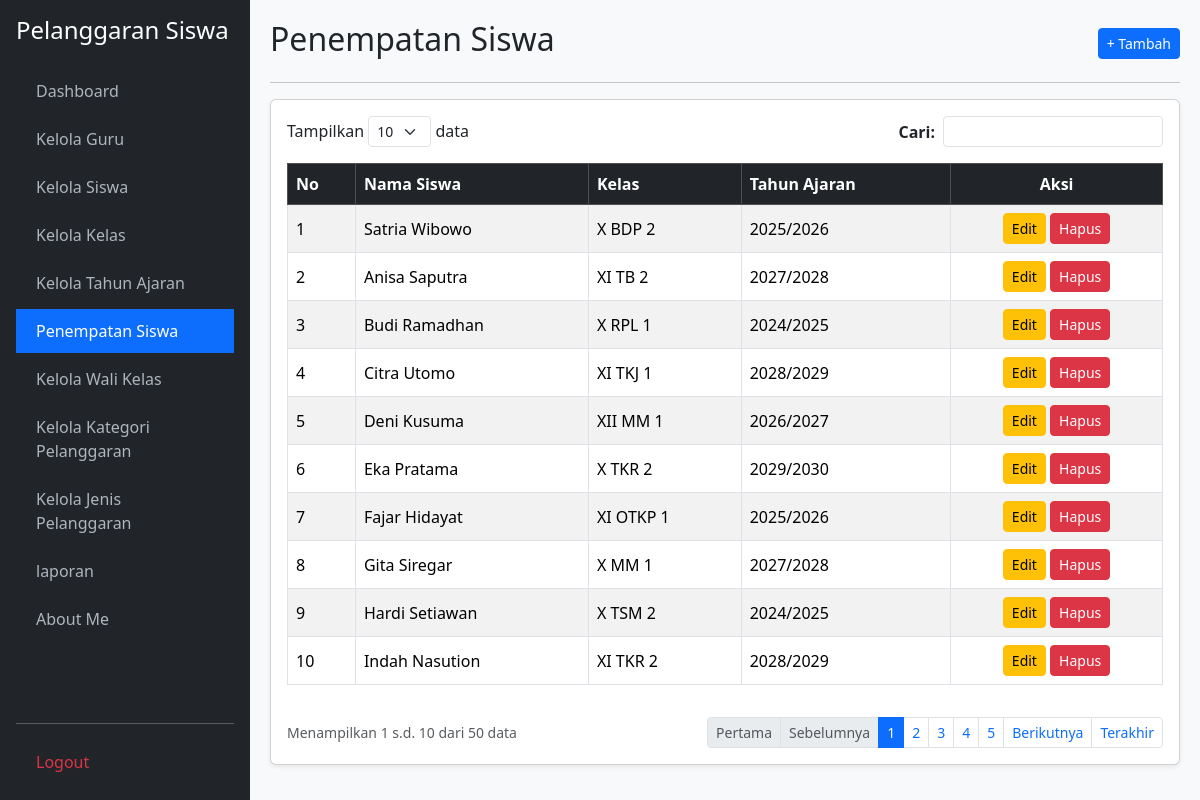
The app's page /penempatan_siswa.php (signed in), older data.
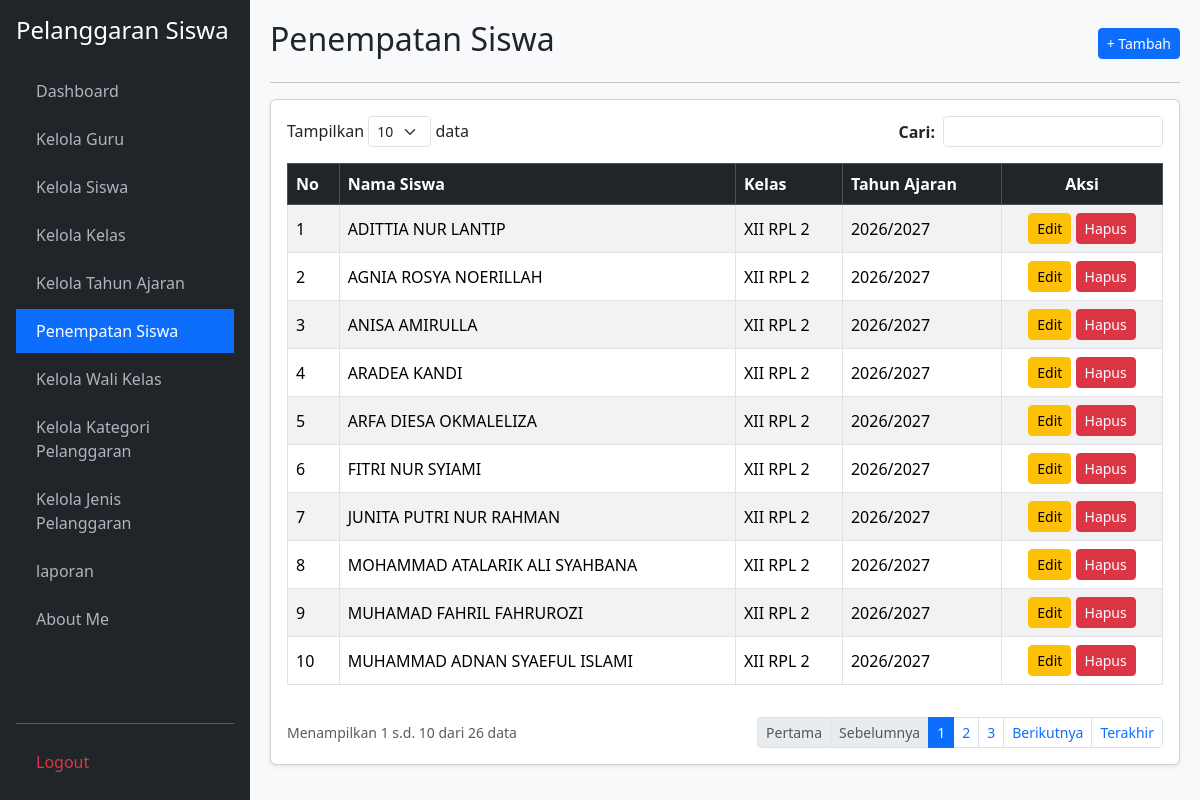
The same page, newer data.
### tables this page shows
CREATE TABLE `t_kelas_siswa` (
  `id` int(11) NOT NULL,
  `siswa_id` int(11) NOT NULL,
  `tahun_ajaran_id` int(11) NOT NULL,
  `kelas_id` int(11) NOT NULL,
  `tanggal_mulai` date DEFAULT NULL,
  `tanggal_selesai` date DEFAULT NULL,
  `status_aktif` tinyint(1) DEFAULT 1,
  `created_at` timestamp NULL DEFAULT NULL,
  `updated_at` timestamp NULL DEFAULT NULL
);

CREATE TABLE `t_siswa` (
  `id` int(11) NOT NULL,
  `nis` varchar(30) NOT NULL,
  `nisn` varchar(20) DEFAULT NULL,
  `nama` varchar(150) NOT NULL,
  `jenis_kelamin` char(1) DEFAULT NULL,
  `tanggal_lahir` date DEFAULT NULL,
  `alamat` text DEFAULT NULL,
  `status_aktif` tinyint(1) DEFAULT 1,
  `created_at` timestamp NULL DEFAULT NULL,
  `updated_at` timestamp NULL DEFAULT NULL
);

CREATE TABLE `t_kelas` (
  `id` int(11) NOT NULL,
  `nama` varchar(100) NOT NULL,
  `tingkat` varchar(20) DEFAULT NULL,
  `jurusan` varchar(100) DEFAULT NULL,
  `status_aktif` tinyint(1) DEFAULT 1,
  `created_at` timestamp NULL DEFAULT NULL,
  `updated_at` timestamp NULL DEFAULT NULL
);

CREATE TABLE `t_tahun_ajaran` (
  `id` int(11) NOT NULL,
  `nama` varchar(20) NOT NULL,
  `tanggal_mulai` date DEFAULT NULL,
  `tanggal_selesai` date DEFAULT NULL,
  `status_aktif` tinyint(1) DEFAULT 1,
  `created_at` timestamp NULL DEFAULT NULL,
  `updated_at` timestamp NULL DEFAULT NULL
);

### penempatan_siswa.php (the view, shortened to what the changed rows need)
<?php
require_once 'koneksi.php';
$aksi = $_GET['aksi'] ?? '';
$edit_id = $_GET['edit'] ?? '';
$edit = $edit_id ? mysqli_fetch_assoc(mysqli_query($koneksi, "SELECT * FROM t_kelas_siswa WHERE id='$edit_id'")) : null;
$limit = 10;
$h = max(1, (int)($_GET['halaman'] ?? 1));
$offset = ($h - 1) * $limit;
$cari = mysqli_real_escape_string($koneksi, $_GET['cari'] ?? '');
$where = $cari ? "WHERE ts.nama LIKE '%$cari%' OR tk.nama LIKE '%$cari%' OR ta.nama LIKE '%$cari%'" : "";
$total = mysqli_num_rows(mysqli_query($koneksi, "SELECT tks.id FROM t_kelas_siswa tks JOIN t_siswa ts ON tks.siswa_id=ts.id JOIN t_kelas tk ON tks.kelas_id=tk.id JOIN t_tahun_ajaran ta ON tks.tahun_ajaran_id=ta.id $where"));
$pages = ceil($total / $limit);
$data = mysqli_query($koneksi, "SELECT tks.*, ts.nama AS nama_siswa, tk.nama AS nama_kelas, ta.nama AS tahun_ajaran FROM t_kelas_siswa tks JOIN t_siswa ts ON tks.siswa_id=ts.id JOIN t_kelas tk ON tks.kelas_id=tk.id JOIN t_tahun_ajaran ta ON tks.tahun_ajaran_id=ta.id $where LIMIT $offset, $limit");
$no = $offset + 1;
$opt_siswa = mysqli_query($koneksi, "SELECT * FROM t_siswa WHERE status_aktif=1 ORDER BY nama ASC");
$opt_kelas = mysqli_query($koneksi, "SELECT * FROM t_kelas WHERE status_aktif=1 ORDER BY nama ASC");
$opt_ta = mysqli_query($koneksi, "SELECT * FROM t_tahun_ajaran WHERE status_aktif=1 ORDER BY nama DESC");
?>
<!DOCTYPE html>
<html lang="id">
<head>
    <link href="https://cdn.jsdelivr.net/npm/bootstrap@5.3.2/dist/css/bootstrap.min.css" rel="stylesheet">
</head>
<body>
    <div class="main-content">
        <?php if ($aksi === 'tambah' || $edit): ?>
            <div class="d-flex justify-content-between align-items-center mb-3">
                <h2><?= $edit ? 'Edit Penempatan Siswa' : 'Tambah Penempatan Siswa'; ?></h2>
                <a href="penempatan_siswa.php" class="btn btn-secondary btn-sm">&larr; Kembali</a>
            </div>
            <hr>
            <div class="card shadow-sm"><div class="card-body">
                <form method="POST">
                    <input type="hidden" name="id" value="<?= $edit['id'] ?? ''; ?>">
                    <div class="mb-3">
                        <label class="form-label fw-bold">Pilih Siswa:</label>
                        <select name="siswa_id" class="form-control" required>
                            <option value="">-- Pilih Siswa --</option>
                            <?php mysqli_data_seek($opt_siswa, 0); while($s = mysqli_fetch_assoc($opt_siswa)): ?>
                                <option value="<?= $s['id']; ?>" <?= (($edit['siswa_id'] ?? '') == $s['id']) ? 'selected' : ''; ?>><?= htmlspecialchars($s['nama']); ?></option>
                            <?php endwhile; ?>
                        </select>
                    </div>
                    <div class="mb-3">
                        <label class="form-label fw-bold">Pilih Kelas:</label>
                        <select name="kelas_id" class="form-control" required>
                            <option value="">-- Pilih Kelas --</option>
                            <?php mysqli_data_seek($opt_kelas, 0); while($k = mysqli_fetch_assoc($opt_kelas)): ?>
                                <option value="<?= $k['id']; ?>" <?= (($edit['kelas_id'] ?? '') == $k['id']) ? 'selected' : ''; ?>><?= htmlspecialchars($k['nama']); ?></option>
                            <?php endwhile; ?>
                        </select>
                    </div>
                    <div class="mb-3">
                        <label class="form-label fw-bold">Pilih Tahun Ajaran:</label>
                        <select name="tahun_ajaran_id" class="form-control" required>
                            <option value="">-- Pilih Tahun Ajaran --</option>
                            <?php mysqli_data_seek($opt_ta, 0); while($t = mysqli_fetch_assoc($opt_ta)): ?>
                                <option value="<?= $t['id']; ?>" <?= (($edit['tahun_ajaran_id'] ?? '') == $t['id']) ? 'selected' : ''; ?>><?= htmlspecialchars($t['nama']); ?></option>
                            <?php endwhile; ?>
                        </select>
                    </div>
                    <hr>
                    <div class="d-flex justify-content-end">
                        <a href="penempatan_siswa.php" class="btn btn-secondary me-2">Batal</a>
                        <button type="submit" name="simpan" class="btn btn-primary">Simpan Penempatan</button>
                    </div>
                </form>
            </div></div>
        <?php else: ?>
            <div class="d-flex justify-content-between align-items-center mb-2">
                <h2>Penempatan Siswa</h2>
                <a href="?aksi=tambah" class="btn btn-primary btn-sm">+ Tambah</a>
            </div>
            <hr>
            <div class="card shadow-sm"><div class="card-body">
                <div class="row mb-3 justify-content-between">
                    <div class="col-auto">Tampilkan <select class="form-select form-select-sm d-inline-block w-auto"><option>10</option></select> data</div>
                    <div class="col-auto">
                        <form method="GET" class="d-flex align-items-center">
                            <label class="me-2 mb-0 fw-bold">Cari:</label>
                            <input type="text" name="cari" class="form-control form-control-sm" value="<?= htmlspecialchars($cari); ?>">
                        </form>
                    </div>
                </div>
                <div class="table-responsive">
                    <table class="table table-bordered table-striped align-middle">
                        <thead class="table-dark">
                            <tr><th>No</th><th>Nama Siswa</th><th>Kelas</th><th>Tahun Ajaran</th><th class="text-center">Aksi</th></tr>
                        </thead>
                        <tbody>
                            <?php while($r = mysqli_fetch_assoc($data)): ?>
                            <tr>
                                <td><?= $no++; ?></td>
                                <td><?= htmlspecialchars($r['nama_siswa']); ?></td>
                                <td><?= htmlspecialchars($r['nama_kelas']); ?></td>
                                <td><?= htmlspecialchars($r['tahun_ajaran']); ?></td>
                                <td class="text-center">
                                    <a href="?edit=<?= $r['id']; ?>" class="btn btn-sm btn-warning">Edit</a>
                                    <a href="?hapus=<?= $r['id']; ?>" class="btn btn-sm btn-danger" onclick="return confirm('Hapus data penempatan siswa ini?')">Hapus</a>
                                </td>
                            </tr>
                            <?php endwhile; if(!$total): ?>
                            <tr><td colspan="5" class="text-center text-muted">Data penempatan siswa tidak ditemukan.</td></tr>
                            <?php endif; ?>
                        </tbody>
                    </table>
                </div>
                <div class="d-flex justify-content-between align-items-center mt-3">
                    <small class="text-muted">Menampilkan <?= $total ? $offset + 1 : 0; ?> s.d. <?= min($offset + $limit, $total); ?> dari <?= $total; ?> data</small>
                    <ul class="pagination pagination-sm mb-0">
                        <li class="page-item <?= $h <= 1 ? 'disabled' : ''; ?>"><a class="page-link" href="?halaman=1&cari=<?= $cari; ?>">Pertama</a></li>
                        <li class="page-item <?= $h <= 1 ? 'disabled' : ''; ?>"><a class="page-link" href="?halaman=<?= $h-1; ?>&cari=<?= $cari; ?>">Sebelumnya</a></li>
                        <?php for($i=1; $i<=$pages; $i++): ?>
                            <li class="page-item <?= $h == $i ? 'active' : ''; ?>"><a class="page-link" href="?halaman=<?= $i; ?>&cari=<?= $cari; ?>"><?= $i; ?></a></li>
                        <?php endfor; ?>
                        <li class="page-item <?= $h >= $pages ? 'disabled' : ''; ?>"><a class="page-link" href="?halaman=<?= $h+1; ?>&cari=<?= $cari; ?>">Berikutnya</a></li>
                        <li class="page-item <?= $h >= $pages ? 'disabled' : ''; ?>"><a class="page-link" href="?halaman=<?= $pages; ?>&cari=<?= $cari; ?>">Terakhir</a></li>
                    </ul>
                </div>
            </div></div>
        <?php endif; ?>
    </div>
</body>
</html>

Row changes from the older to the newer data that the page shows:
removed t_kelas_siswa: siswa.nama "Satria Wibowo", kelas.nama "X BDP 2", tahun_ajaran.nama "2025/2026"
removed t_kelas_siswa: siswa.nama "Anisa Saputra", kelas.nama "XI TB 2", tahun_ajaran.nama "2027/2028"
removed t_kelas_siswa: siswa.nama "Budi Ramadhan", kelas.nama "X RPL 1", tahun_ajaran.nama "2024/2025"
removed t_kelas_siswa: siswa.nama "Citra Utomo", kelas.nama "XI TKJ 1", tahun_ajaran.nama "2028/2029"
removed t_kelas_siswa: siswa.nama "Deni Kusuma", kelas.nama "XII MM 1", tahun_ajaran.nama "2026/2027"
removed t_kelas_siswa: siswa.nama "Eka Pratama", kelas.nama "X TKR 2", tahun_ajaran.nama "2029/2030"
removed t_kelas_siswa: siswa.nama "Fajar Hidayat", kelas.nama "XI OTKP 1", tahun_ajaran.nama "2025/2026"
removed t_kelas_siswa: siswa.nama "Gita Siregar", kelas.nama "X MM 1", tahun_ajaran.nama "2027/2028"
removed t_kelas_siswa: siswa.nama "Hardi Setiawan", kelas.nama "X TSM 2", tahun_ajaran.nama "2024/2025"
removed t_kelas_siswa: siswa.nama "Indah Nasution", kelas.nama "XI TKR 2", tahun_ajaran.nama "2028/2029"
added t_kelas_siswa: siswa.nama "ADITTIA NUR LANTIP", kelas.nama "XII RPL 2", tahun_ajaran.nama "2026/2027"
added t_kelas_siswa: siswa.nama "AGNIA ROSYA NOERILLAH", kelas.nama "XII RPL 2", tahun_ajaran.nama "2026/2027"
added t_kelas_siswa: siswa.nama "ANISA AMIRULLA", kelas.nama "XII RPL 2", tahun_ajaran.nama "2026/2027"
added t_kelas_siswa: siswa.nama "ARADEA KANDI", kelas.nama "XII RPL 2", tahun_ajaran.nama "2026/2027"
added t_kelas_siswa: siswa.nama "ARFA DIESA OKMALELIZA", kelas.nama "XII RPL 2", tahun_ajaran.nama "2026/2027"
added t_kelas_siswa: siswa.nama "FITRI NUR SYIAMI", kelas.nama "XII RPL 2", tahun_ajaran.nama "2026/2027"
added t_kelas_siswa: siswa.nama "JUNITA PUTRI NUR RAHMAN", kelas.nama "XII RPL 2", tahun_ajaran.nama "2026/2027"
added t_kelas_siswa: siswa.nama "MOHAMMAD ATALARIK ALI SYAHBANA", kelas.nama "XII RPL 2", tahun_ajaran.nama "2026/2027"
added t_kelas_siswa: siswa.nama "MUHAMAD FAHRIL FAHRUROZI", kelas.nama "XII RPL 2", tahun_ajaran.nama "2026/2027"
added t_kelas_siswa: siswa.nama "MUHAMMAD ADNAN SYAEFUL ISLAMI", kelas.nama "XII RPL 2", tahun_ajaran.nama "2026/2027"
Text that changed along with them:
$total: "50" → "26"
list line gone: "4"
list line gone: "5"
